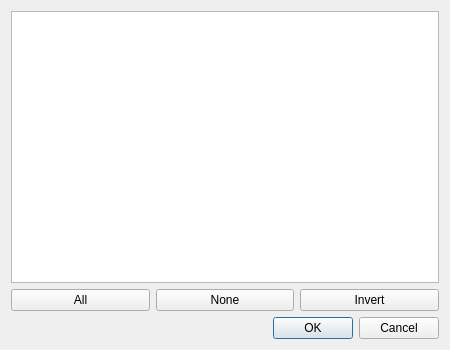
<?xml version="1.0" encoding="UTF-8"?>
<ui version="4.0">
 <class>swSelectDialog</class>
 <widget class="QDialog" name="swSelectDialog">
  <property name="whatsThis">
   <string>&lt;p&gt;&lt;b&gt;Select Objects&lt;/b&gt;&lt;/p&gt;&lt;p&gt;Use the checkboxes to choose visible parts, cameras, and lights in the current model. Choose OK to replace the current selection with the checked objects, or Cancel to keep the current selection.&lt;/p&gt;&lt;p&gt;Parts in the same top-level group are selected together. All, None, and Invert change the checkboxes in this dialog.&lt;/p&gt;</string>
  </property>
  <property name="geometry">
   <rect>
    <x>0</x>
    <y>0</y>
    <width>450</width>
    <height>350</height>
   </rect>
  </property>
  <property name="windowTitle">
   <string>Select Objects</string>
  </property>
  <layout class="QVBoxLayout" name="verticalLayout">
   <item>
    <widget class="QTreeWidget" name="treeWidget">
     <property name="toolTip">
      <string>Check the objects to include in the selection.</string>
     </property>
     <property name="whatsThis">
      <string>&lt;p&gt;&lt;b&gt;Object List&lt;/b&gt;&lt;/p&gt;&lt;p&gt;The list includes parts visible in the current step and visible cameras and lights. Expand groups to see their parts. Checking or clearing a grouped part applies the same state to all parts in its top-level group.&lt;/p&gt;</string>
     </property>
     <property name="accessibleName">
      <string>Objects to Select</string>
     </property>
     <attribute name="headerVisible">
      <bool>false</bool>
     </attribute>
     <column>
      <property name="text">
       <string notr="true">1</string>
      </property>
     </column>
    </widget>
   </item>
   <item>
    <layout class="QHBoxLayout" name="horizontalLayout">
     <item>
      <widget class="QPushButton" name="selectAll">
       <property name="toolTip">
        <string>Check every object in the list.</string>
       </property>
       <property name="text">
        <string>All</string>
       </property>
      </widget>
     </item>
     <item>
      <widget class="QPushButton" name="selectNone">
       <property name="toolTip">
        <string>Clear every object checkbox in the list.</string>
       </property>
       <property name="text">
        <string>None</string>
       </property>
      </widget>
     </item>
     <item>
      <widget class="QPushButton" name="selectInvert">
       <property name="toolTip">
        <string>Check unchecked objects and clear checked objects.</string>
       </property>
       <property name="text">
        <string>Invert</string>
       </property>
      </widget>
     </item>
    </layout>
   </item>
   <item>
    <widget class="QDialogButtonBox" name="buttonBox">
     <property name="orientation">
      <enum>Qt::Horizontal</enum>
     </property>
     <property name="standardButtons">
      <set>QDialogButtonBox::Cancel|QDialogButtonBox::Ok</set>
     </property>
    </widget>
   </item>
  </layout>
 </widget>
 <resources/>
 <connections>
  <connection>
   <sender>buttonBox</sender>
   <signal>accepted()</signal>
   <receiver>swSelectDialog</receiver>
   <slot>accept()</slot>
   <hints>
    <hint type="sourcelabel">
     <x>248</x>
     <y>254</y>
    </hint>
    <hint type="destinationlabel">
     <x>157</x>
     <y>274</y>
    </hint>
   </hints>
  </connection>
  <connection>
   <sender>buttonBox</sender>
   <signal>rejected()</signal>
   <receiver>swSelectDialog</receiver>
   <slot>reject()</slot>
   <hints>
    <hint type="sourcelabel">
     <x>316</x>
     <y>260</y>
    </hint>
    <hint type="destinationlabel">
     <x>286</x>
     <y>274</y>
    </hint>
   </hints>
  </connection>
 </connections>
</ui>
